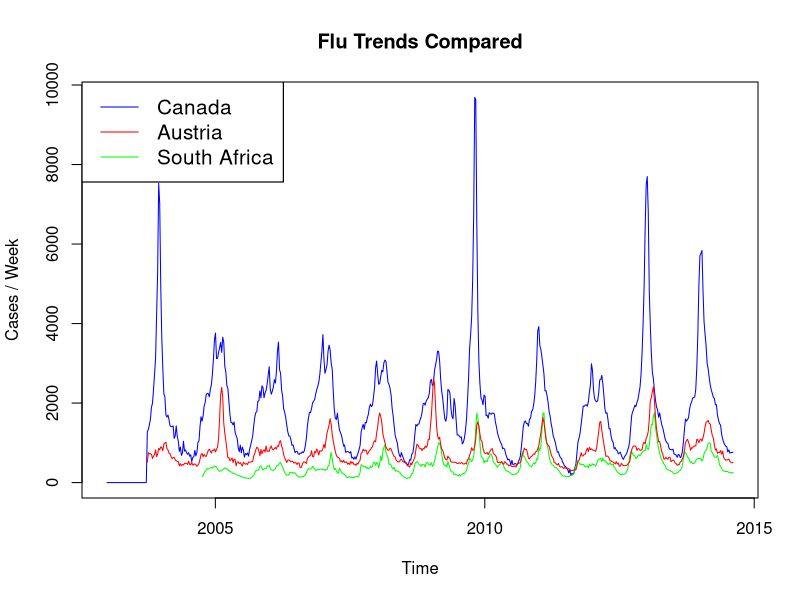
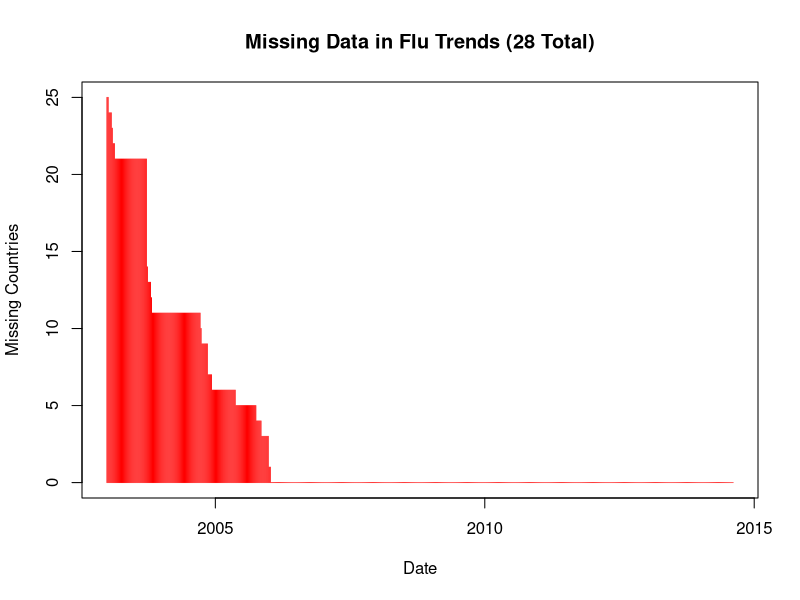
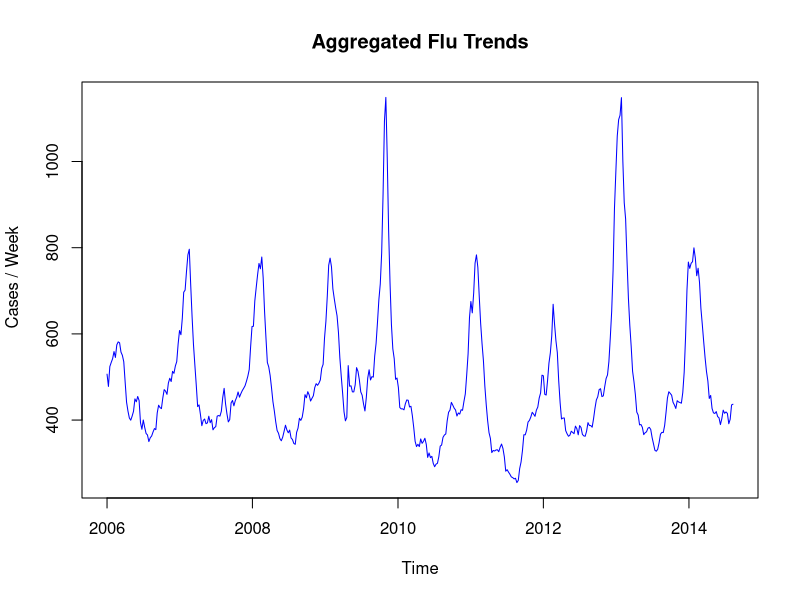
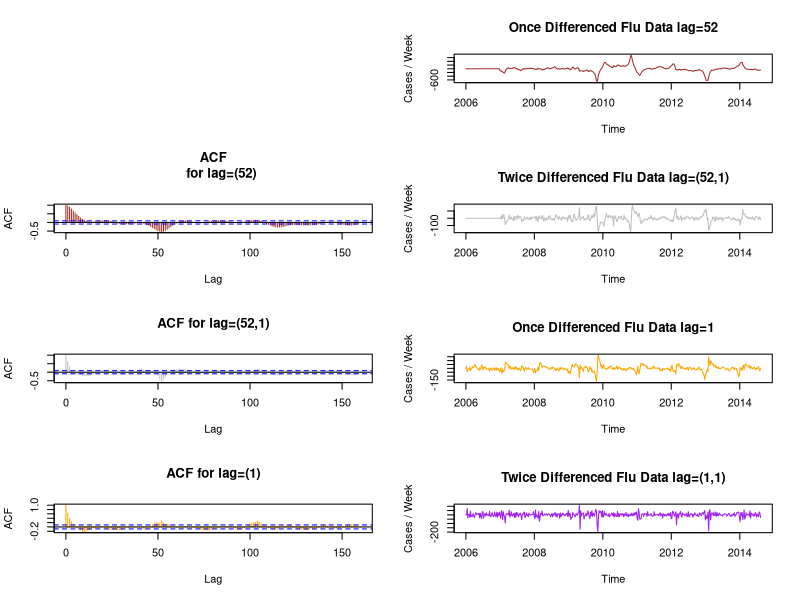
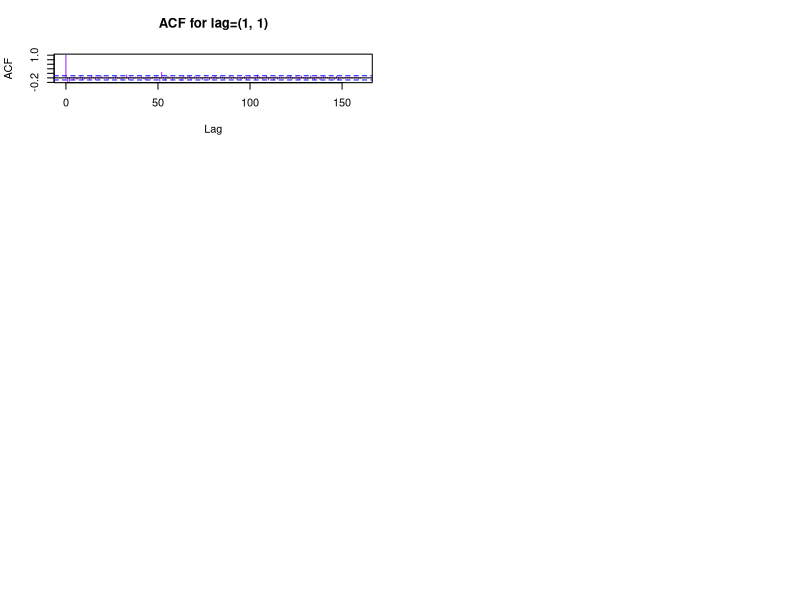
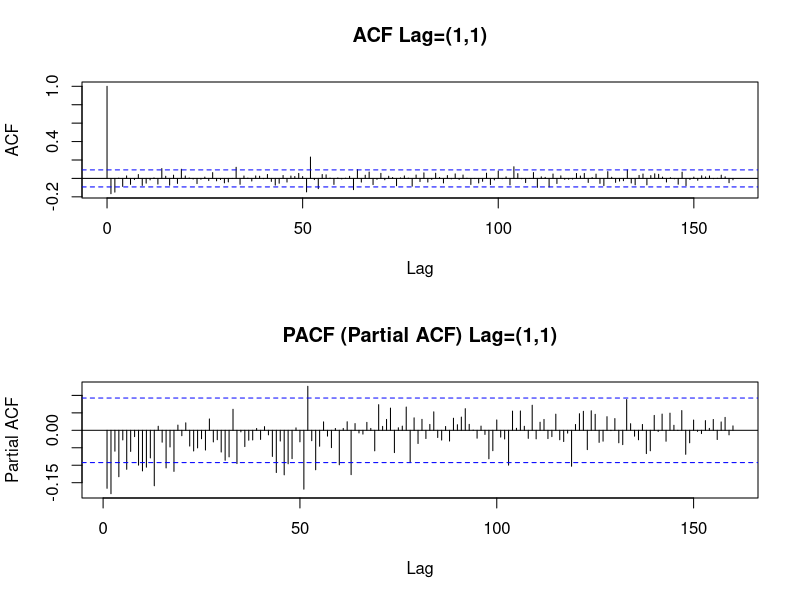
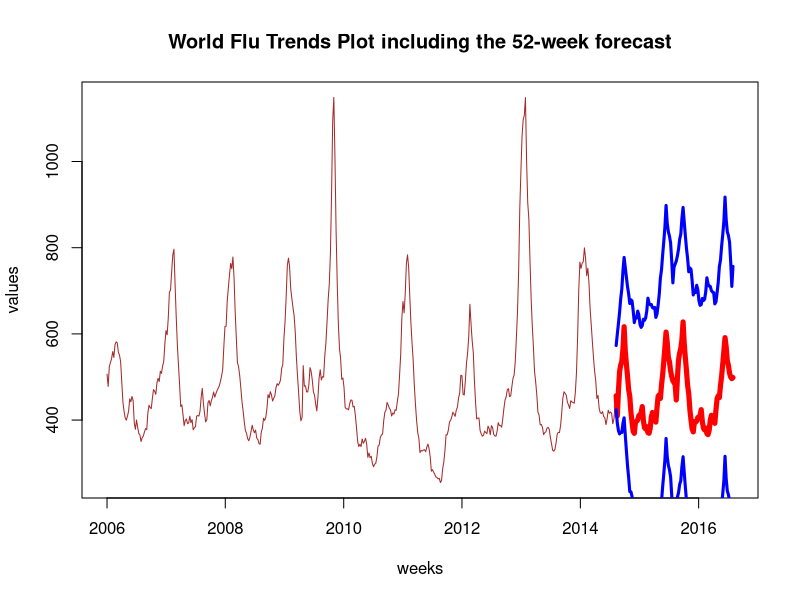
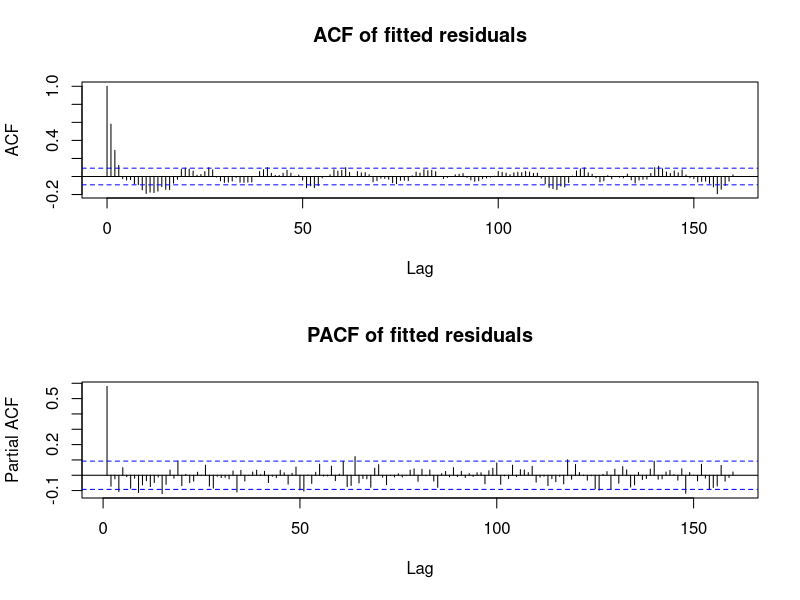

Reproduce these figures in R, in order.
# My version of the Google Flu Trends data based on Team Leda online tutorial.
# MIT License 
# Peadar Coyle August 2014
rawFluData <- read.csv("Data/GOOGLEORG-FLUCOUNTRY.csv", header = TRUE, stringsAsFactors = FALSE)
names(rawFluData)
head(rawFluData)
# Counting number of Columns
ncol(rawFluData)
class(head(rawFluData$Date))
help(as.Date)
class(rawFluData$Date)
class(as.Date("2014-03-01"))
rawFluData$Date = as.Date(rawFluData$Date)
head(rawFluData$Date)
#Now we are ready to plot the data
par(mfrow=c(1,1))
rawFluData$Canada[is.na(rawFluData$Canada)] <- 0
plot(rawFluData$Canada ~ rawFluData$Date, main='Flu Trends Compared', xlab='Time',
     ylab='Cases / Week', type='l', col='blue') #what plotted?
lines(rawFluData$South.Africa ~ rawFluData$Date,
      xlab='Time', ylab='Cases / Week', col='green')
lines(rawFluData$Austria ~ rawFluData$Date,
      xlab='Time', ylab='Cases / Week', type='l',col='red')
# Let us add a legend
legend('topleft', c("Canada", "Austria", "South Africa")
       , lty=1, col=c("blue", "red", "green"), bty='l', cex=1.25, box.lwd= 1.2, box.col= "black")

missingCount = apply(rawFluData, MARGIN=1, function(x){return (sum(is.na(x)))})
plot(missingCount ~ rawFluData$Date, type='h',
     main='Missing Data in Flu Trends (28 Total)',
     xlab='Date', ylab='Missing Countries', col='red')
cleanedFluData = rawFluData[rawFluData$Date > as.Date('2005-12-31'),]
cleanedFluData$World = rowMeans(cleanedFluData[,
                                               -which(names(cleanedFluData) == "Date")], na.rm=TRUE)
# Let us plot the averaged "World" data
plot(cleanedFluData$World ~ cleanedFluData$Date, main
     ="Aggregated Flu Trends", xlab='Time', ylab='
     Cases / Week', type='l', col='blue')
help(diff)
diff(c(1,2,5,10))
help(acf)
par(mfrow=c(4, 2))
plot.new()
cleanedFluData$diff_52 = c(diff(cleanedFluData$World, lag=52), rep(0,52))
plot(cleanedFluData$diff_52 ~ cleanedFluData$Date,
     main = "Once Differenced Flu Data lag=52", xlab='Time', ylab='Cases / Week', type='l', col='brown')
acf(cleanedFluData$diff_52, lag.max = 160, main="ACF
    for lag=(52)", col="brown")
cleanedFluData$diff_52.1 = c(diff(diff(cleanedFluData$World, lag=52)), rep(0,53))
plot(cleanedFluData$diff_52.1 ~ cleanedFluData$Date, 
     main="Twice Differenced Flu Data lag=(52,1)",
     xlab='Time', ylab='Cases / Week', type='l', col='gray')
acf(cleanedFluData$diff_52.1, lag.max = 160, main="ACF for lag=(52,1)", col="gray")
# What about simply differencing once by the immediately previous observation?
cleanedFluData$diff_1 = c(diff(cleanedFluData$World), rep(0,1))
plot (cleanedFluData$diff_1 ~ cleanedFluData$Date, main="Once Differenced Flu Data lag=1", xlab='Time', ylab='Cases / Week', type='l', col='orange')
acf(cleanedFluData$diff_1, lag.max = 160, main="ACF for lag=(1)", col="orange")
# Lastly we'll try differencing twice again, but both times with a lag-1 (meaning immediately obvious from previous observations)
# From experience, this differencing method seems to always work the best.
cleanedFluData$diff_1.1 = c(diff(diff(cleanedFluData$World)), rep(0,2))
plot (cleanedFluData$diff_1.1 ~ cleanedFluData$Date, main="Twice Differenced Flu Data lag=(1,1)", xlab='Time', ylab='Cases / Week', type='l', col='purple')
acf(cleanedFluData$diff_1.1, lag.max = 160, main="ACF for lag=(1, 1)", col='purple')
#Let us reset the plotting area for a final ACF analysis
par(mfrow=c(1, 1))
plot.new()
par(mfrow=c(2,1)) #set to 2-by-1
acf(cleanedFluData$diff_1.1, lag.max = 160, main="ACF Lag=(1,1)")
pacf(cleanedFluData$diff_1.1, lag.max = 160, main="PACF (Partial ACF) Lag=(1,1)")
# Now the fun part
# We build an ARIMA model - Autoregressive Moving Average Model
par(mfrow=c(1, 1))
plot.new()
help(arima)
#Now the building a model part
flu_arima = arima(cleanedFluData$World,
            seasonal = list(order = c(0, 2, 2), period = 52),
            order = c(1,0,0), method="CSS-ML")

flu_arima
flu_arima$aic
#Now that the model is built, we ask it to predict the trend
#over the next 104 periods(2 years)
ahead=104
flu_fcast = predict(flu_arima, n.ahead = ahead)
class(flu_fcast) #Check what is returned
flu_fcast
# length.out=ahead means to generate up to ahead variable (which
# we set to be 104 ahead). by='1 week', we specify that we want to increment by one week at a time
newx = c(rev(seq(cleanedFluData$Date[1], length.out=ahead, by="1 week")), cleanedFluData$Date)
# We simply append the forecast data for the new y.
newy = c(flu_fcast$pred, cleanedFluData$World)
# Generate the raw plot
par(mfrow=c(1, 1))
plot.new()
plot(newx, newy, type="l", xlab = "weeks", ylab = "values", col="brown",
     main="World Flu Trends Plot including the 52-week forecast")

# Append to the old canvas with the new data point so it's easier to analyze
points(newx[1:ahead], flu_fcast$pred, col = "red", type ="l", lwd=5)
# Let us add in the standard error curve
points(newx[1:ahead], rev(flu_fcast$pred - 2*flu_fcast$se), col = "blue", type = "l", lwd=3)
points(newx[1:ahead], rev(flu_fcast$pred + 2*flu_fcast$se), col = "blue", type = "l", lwd=3)
# How does the prediction look?
# The blue lines represent the relatively possible outcomes (SE lines).
# You might have noticed that the SE lines expand rather rapidly.
# This tells us that the model loses a lot of predictive confidence relatively fast.
par(mfrow=c(2, 1))
# Let's look at the ACF/PACF of the RESIDUALS of the model
# remember we already looked at the ACF of the raw data
acf(flu_arima$resid, lag.max = 160, main = "ACF of fitted residuals")
pacf(flu_arima$resid, lag.max = 160, main = "PACF of fitted residuals")
# We'll also look at tsdiag(), which is essentially a diagnostic of the model:
help(tsdiag)

require(graphics)
tsdiag(flu_arima, gof.lag=400)
#The 1st plot is the residuals of the model.
# We want to make sure that the residuals look random and evenly distributed around y=0.
# The 2nd plot is the ACF of the residuals.
#Similar as before, we want to make sure that the ACF remains below the blue line.
# The 3rd plot is the Ljung-Box Statistic.
#We use Ljung-Box statistic to test whether a series of observations over time are random and independent.
# This time we want to confirm that the p-value remains ABOVE the blue line.